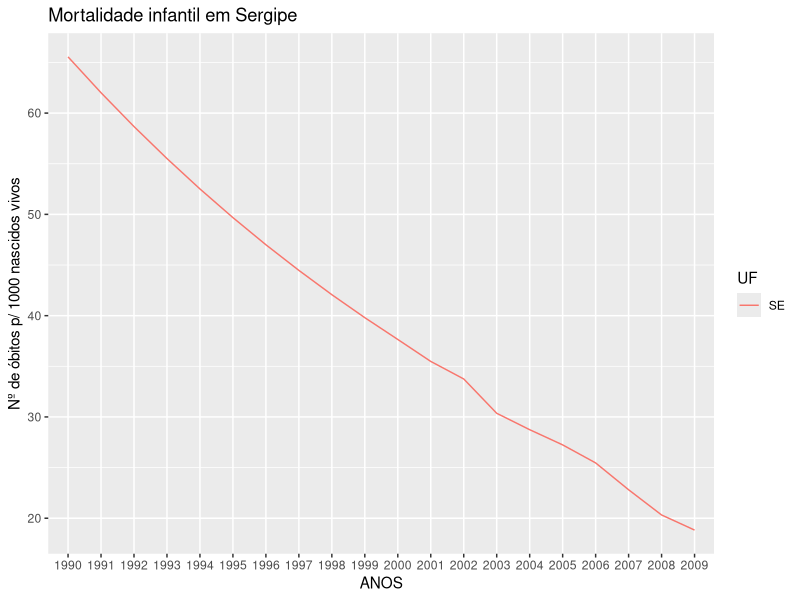
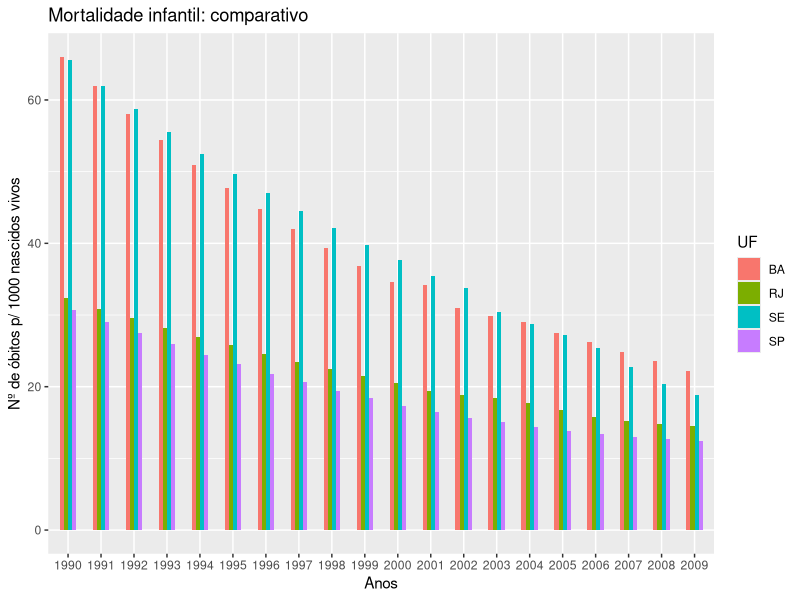
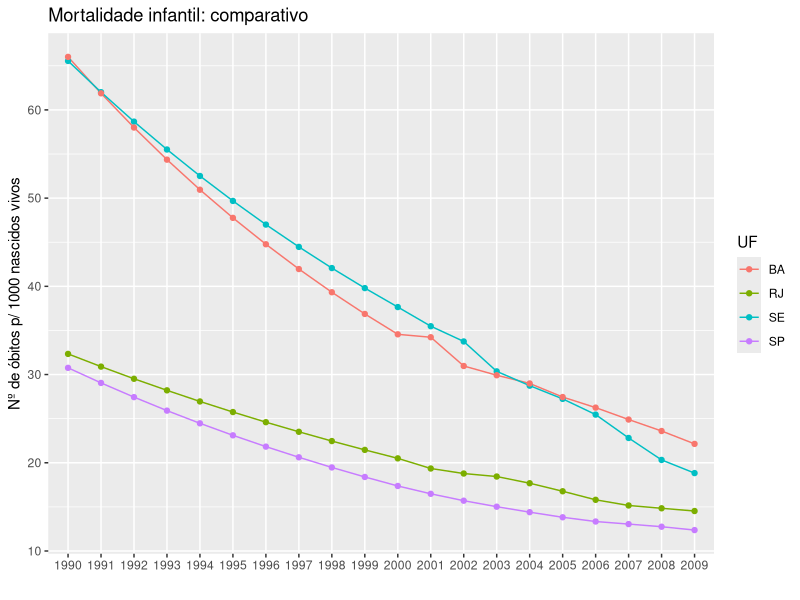
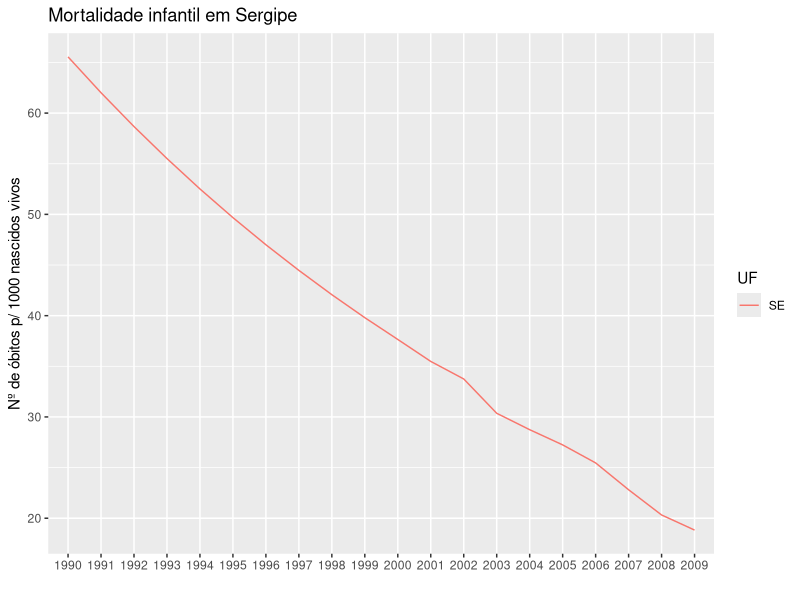
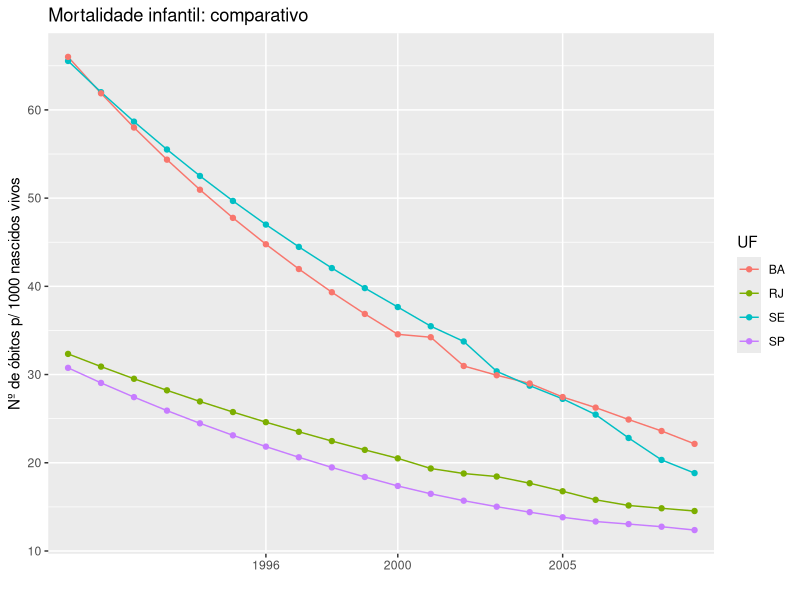
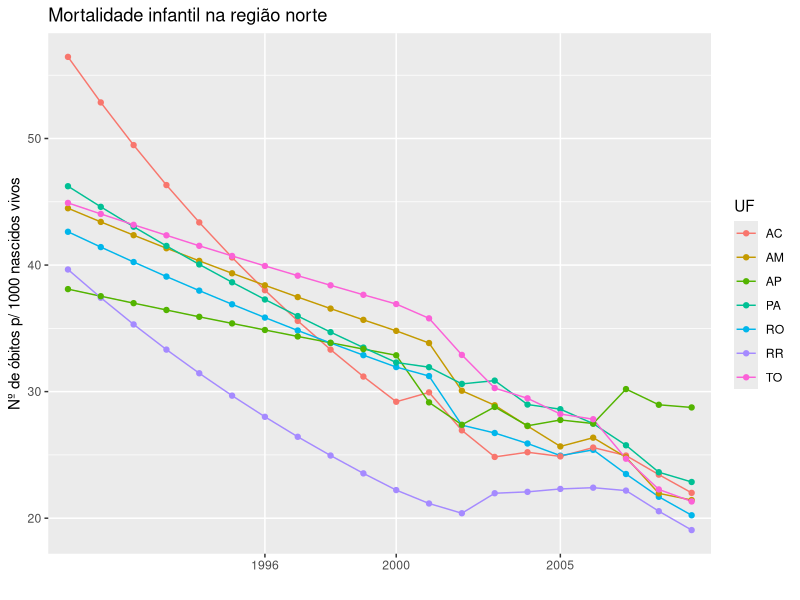

Write R code to recreate these figures, in order.
#Script R minicurso de R p/ análise de dados da saúde

#parte3 - leitura de arquivos e pacotes

library(ggplot2)
library(dplyr)
library(tidyr)

#ler os dados de mortalidade do arquivo
dados <- read.csv2("mortalidade.csv", header = TRUE, sep=";", check.names=FALSE)

#reorganizar os dados
dados_organizados = dados %>% gather("ANOS","MORT",2:21)

#filtrar os dados apenas de Sergipe
sergipe = dados_organizados %>% filter(UF=="SE")

#plotar o gráfico de linhas com os dados de Sergipe
ggplot(sergipe,  aes(x=ANOS)) + 
  geom_line(aes(y = MORT, group = 1, colour=UF)) +
  xlab("ANOS") + ylab("Nº de óbitos p/ 1000 nascidos vivos") + ggtitle("Mortalidade infantil em Sergipe")

#filtrar os dados de alguns estados p/ comparação
estados = dados_organizados %>% filter(UF=="SE" | UF =="SP" | UF == "BA" | UF == "RJ")

#plotar um gráfico de barras p/ comparação
ggplot(data = estados, aes (x=ANOS, y=MORT, fill=UF))+ 
  geom_bar(stat='identity', width=0.5, position = "dodge") +
  labs(x='Anos', y='Nº de óbitos p/ 1000 nascidos vivos', title="Mortalidade infantil: comparativo")

#plotar um gráfico de pontos e linhas para comparação
ggplot(data = estados, aes(x = factor(ANOS), y = MORT, colour = UF)) +       
  geom_line(aes(group = UF)) + geom_point()+
  xlab(" ") + ylab("Nº de óbitos p/ 1000 nascidos vivos") +
  ggtitle("Mortalidade infantil: comparativo")

#Exportar o gráfico para arquivo
png("mortalidade_sergipe.png")

ggplot(sergipe,  aes(x=ANOS)) + 
  geom_line(aes(y = MORT, group = 1, colour=UF)) +
  xlab(" ") + ylab("Nº de óbitos p/ 1000 nascidos vivos") + 
  ggtitle("Mortalidade infantil em Sergipe")

dev.off()

pdf("mortalidade_comparativo.pdf")
ggplot(data = estados, aes(x = factor(ANOS), y = MORT, colour = UF)) +       
  geom_line(aes(group = UF)) + geom_point()+
  xlab(" ") + ylab("Nº de óbitos p/ 1000 nascidos vivos") +
  scale_x_discrete(breaks = c(1996, 2000, 2005, 2011, 2015)) +
  ggtitle("Mortalidade infantil: comparativo")
dev.off()
#tiff()
#jpeg()


#Exercício criar um gráfico comparativo da mortalidade entre os estados da região norte e sudeste
#Salvar o gráfico em PDF
mort_comp = dados_organizados %>% filter(UF=="AC" | UF =="AM" | UF =="AP" | UF == "PA" 
                                          | UF == "RO" | UF == "RR" | UF == "TO")
pdf("mortalidade_norte.pdf")

ggplot(data = mort_comp, aes(x = factor(ANOS), y = MORT, colour = UF)) +       
  geom_line(aes(group = UF)) + geom_point()+
  xlab(" ") + ylab("Nº de óbitos p/ 1000 nascidos vivos") +
  scale_x_discrete(breaks = c(1996, 2000, 2005, 2011, 2015)) +
  ggtitle("Mortalidade infantil na região norte")

dev.off()